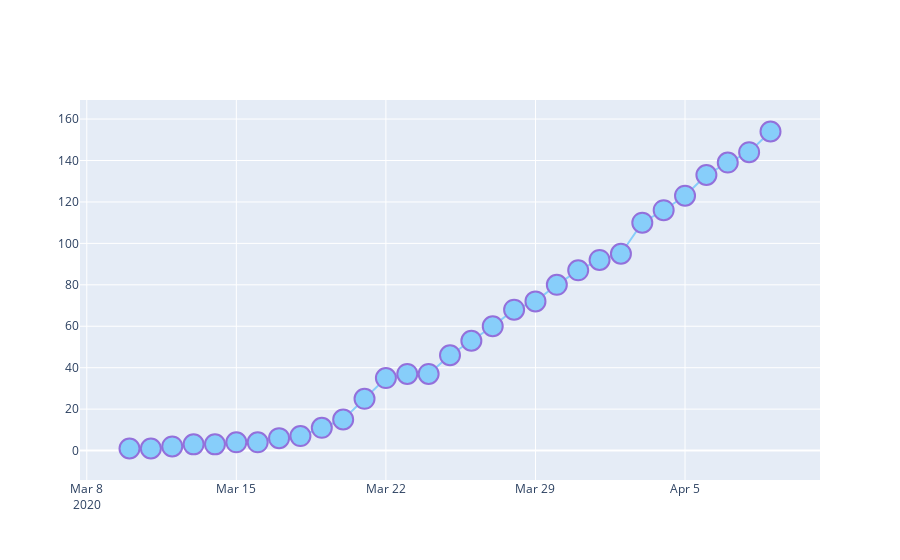

The notebook cell this image was saved under:
### Code cell
import plotly.graph_objects as go
fig = go.Figure()
fig.add_trace(go.Scatter(x= plot_df.date, y=plot_df.cases,
                    mode='lines+markers',
                    name='lines',
                    marker=dict(color='LightSkyBlue', size=20,
                                line=dict(color='MediumPurple', width=2)
                               ),
                    showlegend=False
                        )
             )
fig.show()

### Figure 1 — Plotly figure (JSON) as saved in the notebook; plotly's stock layout.template omitted (floating-point values rounded to 4 significant figures)
{"data": [{"marker": {"color": "LightSkyBlue", "line": {"color": "MediumPurple", "width": 2}, "size": 20}, "mode": "lines+markers", "name": "lines", "showlegend": false, "type": "scatter", "x": ["2020-03-10", "2020-03-11", "2020-03-12", "2020-03-13", "2020-03-14", "2020-03-15", "2020-03-16", "2020-03-17", "2020-03-18", "2020-03-19", "2020-03-20", "2020-03-21", "2020-03-22", "2020-03-23", "2020-03-24", "2020-03-25", "2020-03-26", "2020-03-27", "2020-03-28", "2020-03-29", "2020-03-30", "2020-03-31", "2020-04-01", "2020-04-02", "2020-04-03", "2020-04-04", "2020-04-05", "2020-04-06", "2020-04-07", "2020-04-08", "2020-04-09"], "y": [1, 1, 2, 3, 3, 4, 4, 6, 7, 11, 15, 25, 35, 37, 37, 46, 53, 60, 68, 72, 80, 87, 92, 95, 110, 116, 123, 133, 139, 144, 154]}], "layout": {}}
